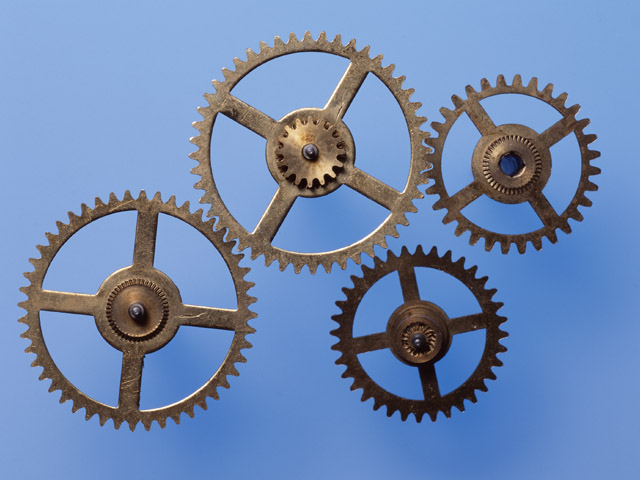
//> input picture image/01-06.jpg, 640 x 480 px, given in place of MOV_0202.mp4, which was not available
$ ./5.2   (built with g++ and OpenCV 4)
//> lines starting //> are read from the running program, lines starting //| are printed output that depends on the picture; after the words box and inside, x2 and y2 are one past the last pixel; in counts of white or black regions, pixels touching at a corner belong together; pictures that were not available may be replaced by others from this repository, and a replacement may not be noted
#include <opencv2/opencv.hpp>

//HSV画像とポスタリゼーションプログラム

int main() {
    cv::VideoCapture cap("../image/MOV_0202.mp4");
    if(!cap.isOpened()){
        std::cout << "could not open video" << std::endl;
        std::cin.get();
        return -1;
    }

    cv::namedWindow("Posterization", CV_WINDOW_NORMAL);
    cv::resizeWindow("Posterization", 640, 360);
    cv::Mat src, hsv, poster;

    //色数のリストを以下で指定．180を割り切るために180の約数にする
    // std::vector<int> lColor = {180, 1, 2, 3, 4, 5, 6, 9, 10, 12, 15, 18, 20, 30, 36, 45, 60, 90};
    std::vector<int> lColor = {2};

    bool loop = true;
    while (loop)
    {
        cap >> src;
//> src is the input picture: 480 rows x 640 cols, CV_8UC3; mean B, G, R 178.1, 137.2, 112.4
        if(src.empty()) {
            break;
        }

        cv::cvtColor(src, hsv, cv::COLOR_BGR2HSV);//BGRからHSVに変換
//> hsv: 480 rows x 640 cols, CV_8UC3; mean H, S, V 89.4, 110.3, 185.8

        for (int c =0; c < lColor.size(); c++) {
            std::vector<cv::Mat> ch(3);
            cv::split(hsv, ch);//H,S,Vの3チャンネルに分解
            int nColor = lColor[c];
            int colorRange = 180 / nColor;
            ch[0] /= colorRange;//Hを色数で割って，その整数部分のみに，
            ch[0] *= colorRange;//色数をかけると，代表値に置き換えられる
            cv::merge (ch, poster);
            cv::cvtColor(poster, poster, CV_HSV2BGR);//HSVからBGRに戻す

            //画面上の文字表示
            std::stringstream ss;
            ss << "C= " << nColor;
            cv::putText(poster, ss.str(), cv::Point(20, 30), CV_FONT_HERSHEY_SIMPLEX, 1, cv::Scalar::all(0));
            cv::imshow("Posterization", poster);//画像表示

            if(cv::waitKey(30) == 27) {
                loop = false;
                break;
            }
        }
//> this loop made 1 pass
//> pass 1, `cv::cvtColor(poster, poster, CV_HSV2BGR);`:
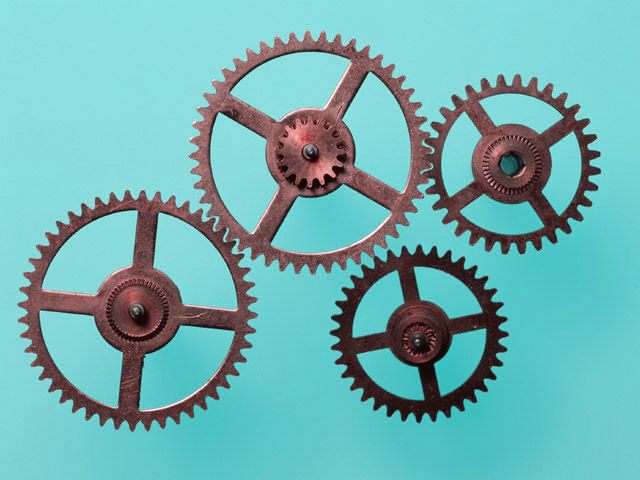
//> poster: 480 rows x 640 cols, CV_8UC3; mean B, G, R 177.9, 177.3, 112
//> pass 1, `cv::putText(poster, ss.str(), cv::Point(20, 30), CV_FONT_HERSHEY_SIMPL..`:
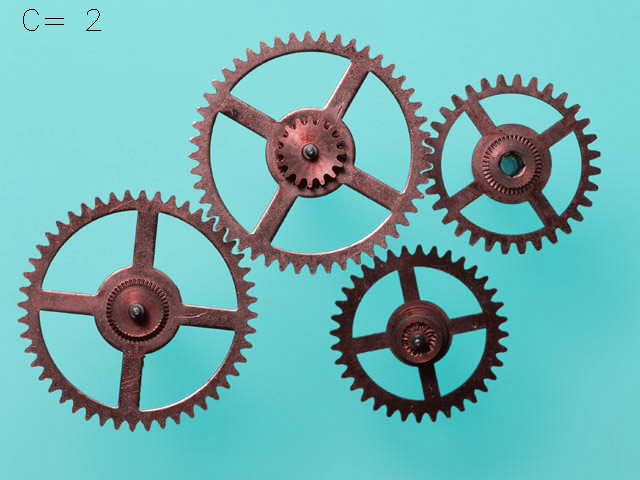
//> poster: 480 rows x 640 cols, CV_8UC3; 129 pixels changed, all inside (x1, y1, x2, y2) = (23, 9, 101, 31)
    }
    return 0;
}

$ run again, on image/01-09.jpg
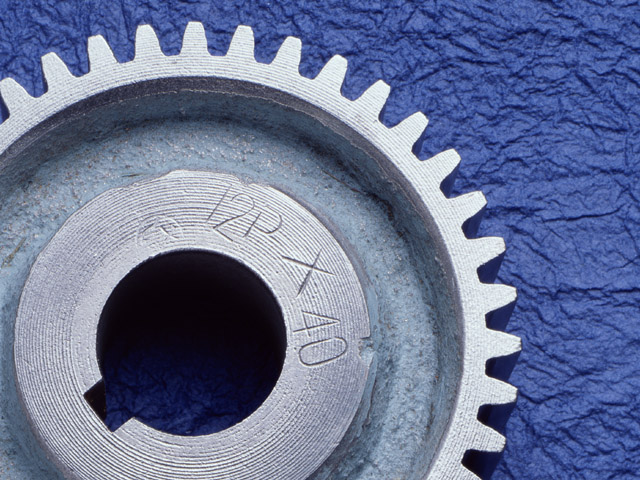
//> input picture image/01-09.jpg, 640 x 480 px, given in place of MOV_0202.mp4, which was not available
//> src is the input picture: 480 rows x 640 cols, CV_8UC3; mean B, G, R 148.9, 115.3, 104.6
//> hsv: 480 rows x 640 cols, CV_8UC3; mean H, S, V 112.7, 92, 149.1
//> the loop `for (int c =0; c < lColor.size(); c++)` made 1 pass
//> pass 1, `cv::cvtColor(poster, poster, CV_HSV2BGR);`:
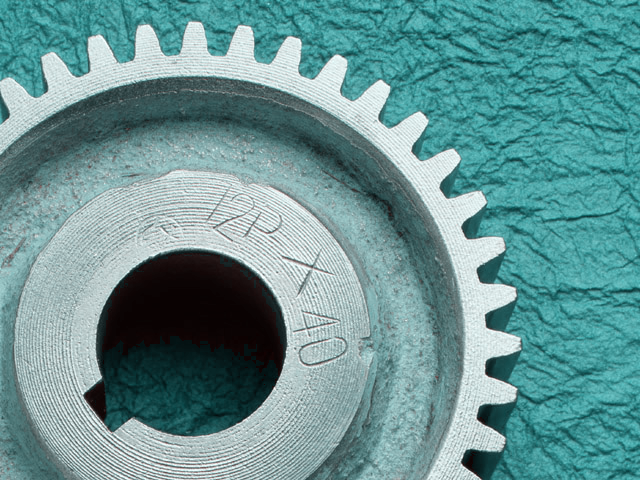
//> poster: 480 rows x 640 cols, CV_8UC3; mean B, G, R 148.5, 147.9, 104.1
//> pass 1, `cv::putText(poster, ss.str(), cv::Point(20, 30), CV_FONT_HERSHEY_SIMPL..`:
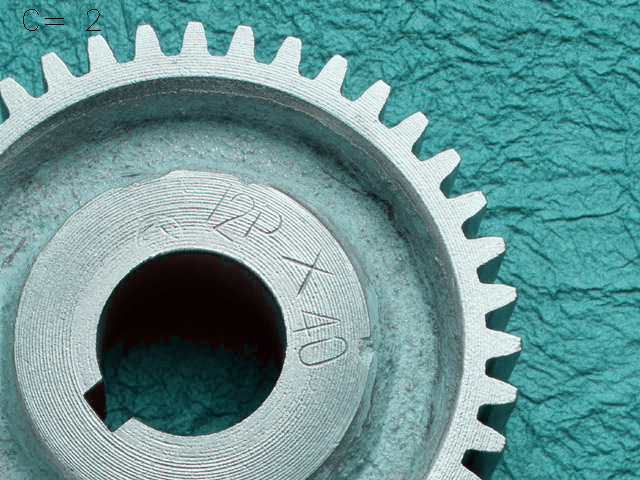
//> poster: 480 rows x 640 cols, CV_8UC3; 129 pixels changed, all inside (x1, y1, x2, y2) = (23, 9, 101, 31)

$ run again, on image/01-12.jpg
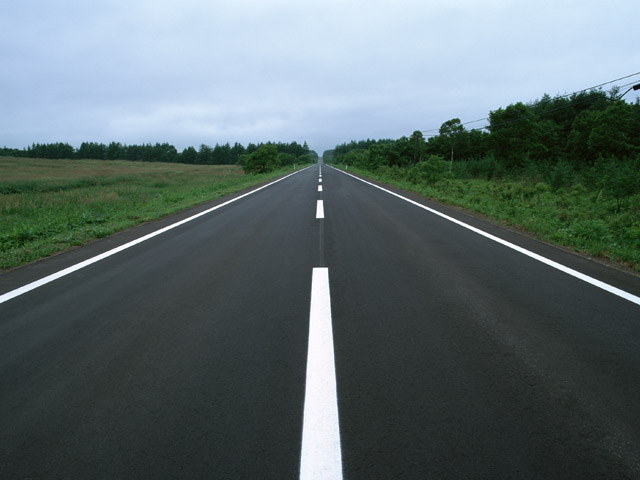
//> input picture image/01-12.jpg, 640 x 480 px, given in place of MOV_0202.mp4, which was not available
//> src is the input picture: 480 rows x 640 cols, CV_8UC3; mean B, G, R 109.7, 107.6, 93.9
//> hsv: 480 rows x 640 cols, CV_8UC3; mean H, S, V 88.9, 53.5, 115
//> the loop `for (int c =0; c < lColor.size(); c++)` made 1 pass
//> pass 1, `cv::cvtColor(poster, poster, CV_HSV2BGR);`:
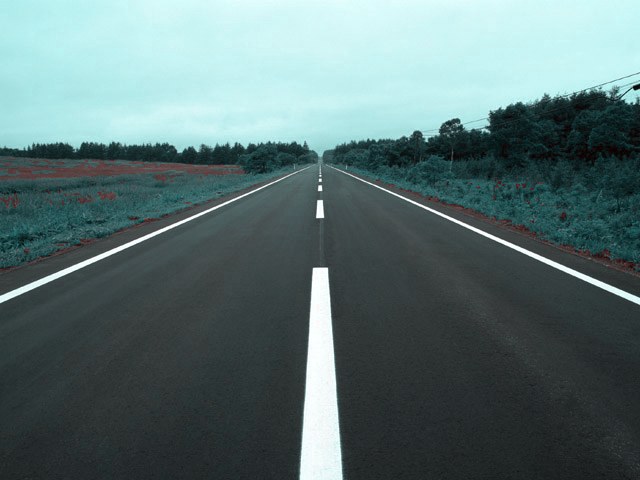
//> poster: 480 rows x 640 cols, CV_8UC3; mean B, G, R 114.5, 114.2, 92.7
//> pass 1, `cv::putText(poster, ss.str(), cv::Point(20, 30), CV_FONT_HERSHEY_SIMPL..`:
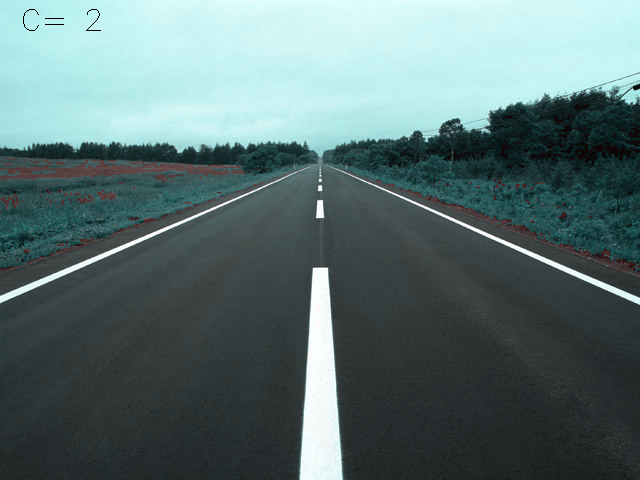
//> poster: 480 rows x 640 cols, CV_8UC3; 129 pixels changed, all inside (x1, y1, x2, y2) = (23, 9, 101, 31)

$ run again, on image/01-13.jpg
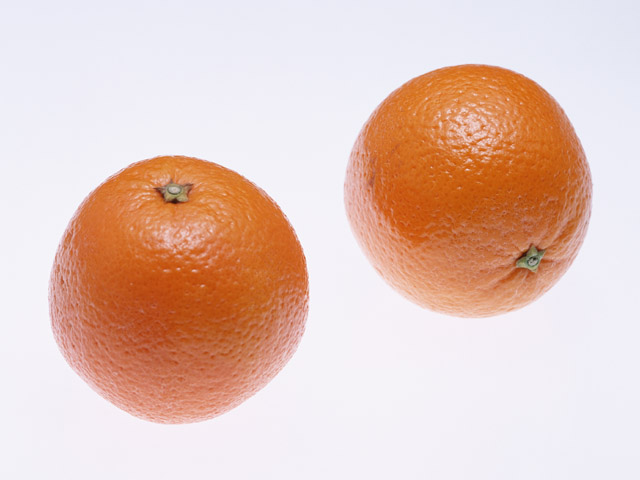
//> input picture image/01-13.jpg, 640 x 480 px, given in place of MOV_0202.mp4, which was not available
//> src is the input picture: 480 rows x 640 cols, CV_8UC3; mean B, G, R 189.3, 199.7, 229
//> hsv: 480 rows x 640 cols, CV_8UC3; mean H, S, V 88.7, 60.6, 233.2
//> the loop `for (int c =0; c < lColor.size(); c++)` made 1 pass
//> pass 1, `cv::cvtColor(poster, poster, CV_HSV2BGR);`:
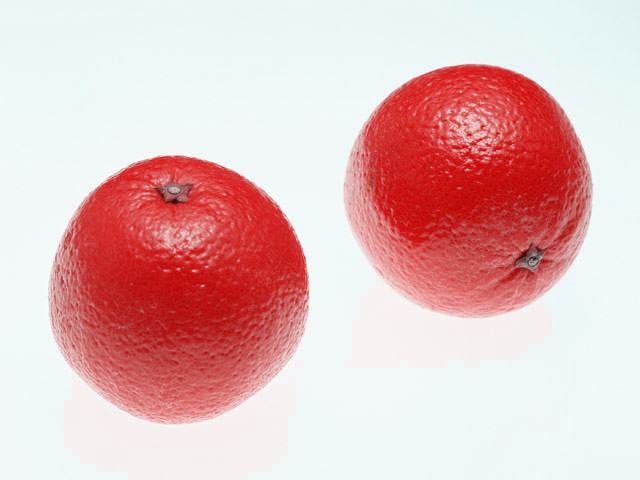
//> poster: 480 rows x 640 cols, CV_8UC3; mean B, G, R 188.5, 188.5, 228.5
//> pass 1, `cv::putText(poster, ss.str(), cv::Point(20, 30), CV_FONT_HERSHEY_SIMPL..`:
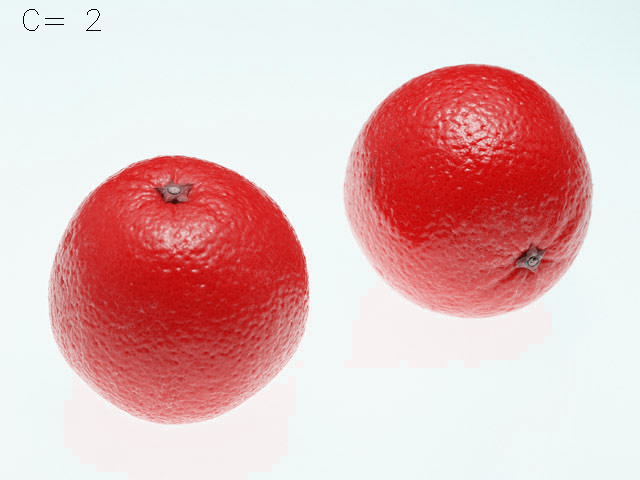
//> poster: 480 rows x 640 cols, CV_8UC3; 129 pixels changed, all inside (x1, y1, x2, y2) = (23, 9, 101, 31)
